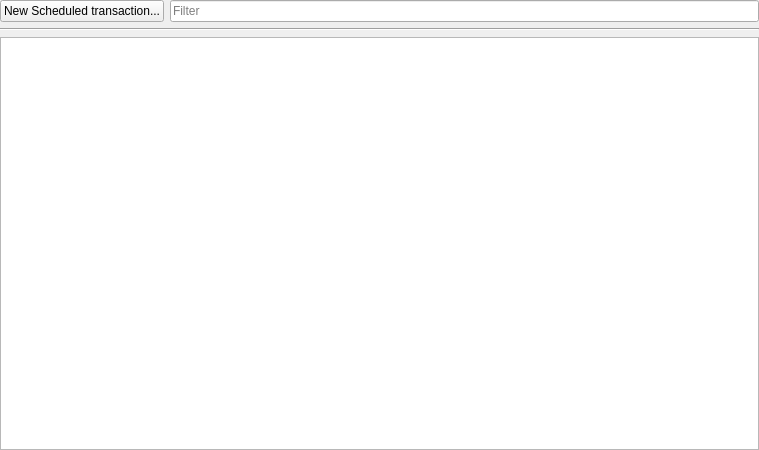
<?xml version="1.0" encoding="UTF-8"?>
<ui version="4.0">
 <class>KScheduledView</class>
 <widget class="QWidget" name="KScheduledView">
  <property name="geometry">
   <rect>
    <x>0</x>
    <y>0</y>
    <width>759</width>
    <height>450</height>
   </rect>
  </property>
  <layout class="QVBoxLayout">
   <property name="leftMargin">
    <number>0</number>
   </property>
   <property name="topMargin">
    <number>0</number>
   </property>
   <property name="rightMargin">
    <number>0</number>
   </property>
   <property name="bottomMargin">
    <number>0</number>
   </property>
   <item>
    <layout class="QHBoxLayout">
     <item>
      <widget class="QPushButton" name="m_qbuttonNew">
       <property name="text">
        <string>New Scheduled transaction...</string>
       </property>
      </widget>
     </item>
     <item>
      <widget class="QLineEdit" name="m_searchWidget">
       <property name="placeholderText">
        <string comment="Placeholdertext in schedulesview">Filter</string>
       </property>
       <property name="clearButtonEnabled">
        <bool>true</bool>
       </property>
      </widget>
     </item>
    </layout>
   </item>
   <item>
    <widget class="Line" name="line1">
     <property name="frameShape">
      <enum>QFrame::HLine</enum>
     </property>
     <property name="frameShadow">
      <enum>QFrame::Sunken</enum>
     </property>
    </widget>
   </item>
   <item>
    <widget class="KMyMoneyTreeView" name="m_scheduleTree">
     <property name="alternatingRowColors">
      <bool>true</bool>
     </property>
     <property name="allColumnsShowFocus">
      <bool>true</bool>
     </property>
    </widget>
   </item>
  </layout>
 </widget>
 <layoutdefault spacing="6" margin="11"/>
 <customwidgets>
  <customwidget>
   <class>KMyMoneyTreeView</class>
   <extends>QTreeView</extends>
   <header>kmymoneytreeview.h</header>
  </customwidget>
 </customwidgets>
 <resources/>
 <connections/>
</ui>
